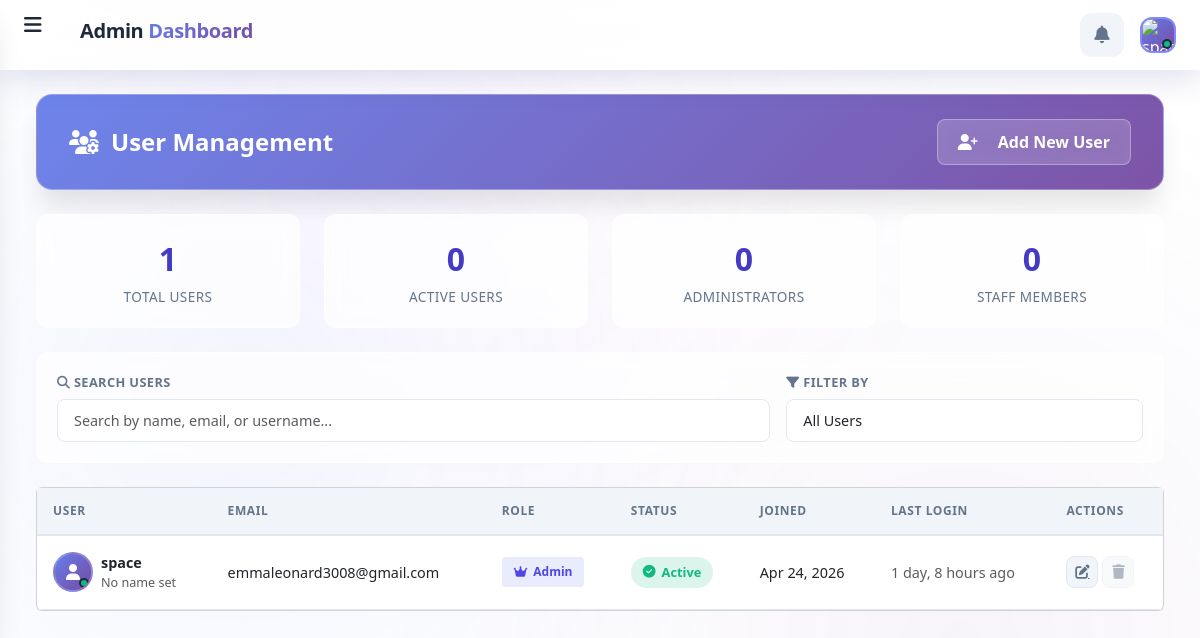
/accounts/users/ (signed in), run on the app's committed database.
### users/models.py (models this page shows, shortened)
class User(AbstractBaseUser, PermissionsMixin):
    ROLE_CHOICES = [
        ('admin', 'Admin'),
        ('chairperson', 'Chairperson'),
        ('vice_chairperson', 'Vice Chairperson'),
        ('secretary', 'Secretary'),
        ('accountant', 'Accountant'),
        ('treasurer', 'Treasurer'),
        ('member', 'Member'),
        ('active_member', 'Active Member'),
        ('priest', 'Priest'),
        ('catechist', 'Catechist'),
        ('coordinator', 'Coordinator'),
        ('liturgical', 'Liturgical'),
        ('evangelization', 'Evangelization'),
        ('youth', 'Youth'),
        ('choir', 'Choir'),
        ('reader', 'Reader'),
    ]
    LANGUAGE_CHOICES = [
        ('en', 'English'),
        ('sw', 'Swahili'),
    ]
    APPROVER_ROLES = ('admin', 'priest', 'chairperson', 'secretary', 'catechist')
    username = models.CharField(max_length=255, unique=True)
    email = models.EmailField(max_length=255, unique=True, null=True, blank=True)
    firstname = models.CharField(max_length=30, null=True, blank=True)
    lastname = models.CharField(max_length=30, null=True, blank=True)
    phone = models.CharField(max_length=15, blank=True, null=True)
    roles = models.CharField(max_length=50, choices=ROLE_CHOICES, default='member')
    preferred_language = models.CharField(max_length=10, choices=LANGUAGE_CHOICES, default='en',
                                          help_text="User's preferred language for the interface")
    is_active = models.BooleanField(default=True)
    is_staff = models.BooleanField(default=False)
    is_verified = models.BooleanField(default=False)
    force_password_change = models.BooleanField(default=False)
    password_changed_at = models.DateTimeField(null=True, blank=True)
    date_joined = models.DateTimeField(default=timezone.now)
    pos_pin = models.CharField(max_length=4, blank=True, null=True, help_text="4-digit PIN for POS access")
    objects = ManagerUser()
    USERNAME_FIELD = 'username' # primary identifier for django auth
    REQUIRED_FIELDS = ['email']     # required when creating superuser
    def get_full_name(self):
        return f"{self.firstname} {self.lastname}".strip()
    def is_approver(self):
        return self.roles in self.APPROVER_ROLES or self.is_superuser or self.is_staff

### users/views.py (the view)
# urls.py: path('users/', list_users, name='list_users'),
@login_required
@user_passes_test(is_admin)
def list_users(request):
    allowed_roles = [
        'admin', 'chairperson', 'vice_chairperson', 'secretary',
        'accountant', 'treasurer', 'member', 'active_member',
        'priest', 'catechist', 'coordinator'
    ]
    users = User.objects.filter(
        roles__in=allowed_roles
    ).exclude(
        church_member__isnull=False
    ).order_by('-date_joined')
    from django.core.paginator import Paginator
    paginator = Paginator(users, 20)
    page_number = request.GET.get('page')
    page_obj = paginator.get_page(page_number)
    users_with_profiles = []
    for user in page_obj:
        users_with_profiles.append({
            'id': user.id,
            'username': user.username,
            'email': user.email,
            'first_name': user.firstname,
            'last_name': user.lastname,
            'roles': user.roles,
            'is_active': user.is_active,
            'date_joined': user.date_joined,
            'is_superuser': user.is_superuser,
            'is_staff': user.is_staff,
            'last_login': user.last_login,
        })
    context = {
        'page_obj': page_obj,
        'users': users_with_profiles,
    }
    return render(request, 'registration/list_users.html', context)

### templates/registration/list_users.html (shortened to what this page needs)
{% extends 'base.html' %}
{% load static %}
{% block internal_style %}
<link href="{% static 'style/css/glassmorphism.css' %}" rel="stylesheet">
{% endblock internal_style %}
{% block content %}
<div class="container-fluid">
    <div class="users-hero">
        <div>
            <h1><i class="fas fa-users-cog"></i>User Management</h1>
        </div>
        <a href="{% url 'add_user' %}" class="btn-create">
            <i class="fas fa-user-plus"></i>Add New User
        </a>
    </div>
    <div class="row mb-4">
        <div class="col-md-3">
            <div class="stat-card primary">
                <div class="stat-value">{{ users|length }}</div>
                <div class="stat-label">Total Users</div>
            </div>
        </div>
        <div class="col-md-3">
            <div class="stat-card success">
                <div class="stat-value">
                    {% with active_count=0 %}
                        {{ active_count }}
                    {% endwith %}
                </div>
                <div class="stat-label">Active Users</div>
            </div>
        </div>
        <div class="col-md-3">
            <div class="stat-card warning">
                <div class="stat-value">
                    {% with admin_count=0 %}
                        {{ admin_count }}
                    {% endwith %}
                </div>
                <div class="stat-label">Administrators</div>
            </div>
        </div>
        <div class="col-md-3">
            <div class="stat-card danger">
                <div class="stat-value">
                    {% with staff_count=0 %}
                        {{ staff_count }}
                    {% endwith %}
                </div>
                <div class="stat-label">Staff Members</div>
            </div>
        </div>
    </div>
    <div class="filter-card">
        <div class="card-body">
            <div class="filter-row">
                <div class="filter-group">
                    <label><i class="fas fa-search"></i> Search Users</label>
                    <input type="text" class="form-control" id="userSearch" placeholder="Search by name, email, or username...">
                </div>
                <div class="filter-group">
                    <label><i class="fas fa-filter"></i> Filter By</label>
                    <select class="form-control" id="userFilter">
                        <option value="all">All Users</option>
                    </select>
                </div>
            </div>
        </div>
    </div>
    <div class="card">
        <div class="card-body p-0">
            <div class="table-responsive">
                <table class="users-table" id="usersTable">
                    <thead>
                        <tr>
                            <th>User</th>
                            <th>Email</th>
                            <th>Role</th>
                            <th>Status</th>
                            <th>Joined</th>
                            <th>Last Login</th>
                            <th>Actions</th>
                        </tr>
                    </thead>
                    <tbody>
                        {% for user in users %}
                        <tr class="user-row"
                            data-username="{{ user.username|lower }}"
                            data-email="{{ user.email|lower }}"
                            data-name="{{ user.first_name|lower }} {{ user.last_name|lower }}"
                            data-status="{% if user.is_active %}active{% else %}inactive{% endif %}"
                            data-role="{% if user.is_superuser %}admin{% elif user.is_staff %}staff{% else %}member{% endif %}">
                            <td>
                                <div class="d-flex align-items-center">
                                    <div class="user-avatar me-2">
                                        <i class="fas fa-user"></i>
                                    </div>
                                    <div>
                                        <strong>{{ user.username }}</strong>
                                        <div class="text-muted small">
                                            {% if user.first_name or user.last_name %}
                                                {{ user.first_name }} {{ user.last_name }}
                                            {% else %}
                                                No name set
                                            {% endif %}
                                        </div>
                                    </div>
                                </div>
                            </td>
                            <td>{{ user.email|default:"No email" }}</td>
                            <td>
                                {% if user.is_superuser %}
                                    <span class="role-badge admin">
                                        <i class="fas fa-crown"></i> Admin
                                    </span>
                                {% elif user.is_staff %}
                                    <span class="role-badge staff">
                                        <i class="fas fa-user-tie"></i> Staff
                                    </span>
                                {% elif user.roles == 'priest' %}
                                    <span class="role-badge priest">
                                        <i class="fas fa-cross"></i> Priest
                                    </span>
                                {% else %}
                                    <span class="role-badge member">
                                        <i class="fas fa-user"></i> {{ user.roles|default:"Member"|title }}
                                    </span>
                                {% endif %}
                            </td>
                            <td>
                                {% if user.is_active %}
                                    <span class="status-badge active">
                                        <i class="fas fa-check-circle"></i> Active
                                    </span>
                                {% else %}
                                    <span class="status-badge inactive">
                                        <i class="fas fa-times-circle"></i> Inactive
                                    </span>
                                {% endif %}
                            </td>
                            <td>{{ user.date_joined|date:"M d, Y" }}</td>
                            <td>
                                {% if user.last_login %}
                                    <span class="text-muted">{{ user.last_login|timesince }} ago</span>
                                {% else %}
                                    <span class="text-muted">Never</span>
                                {% endif %}
                            </td>
                            <td>
                                <div class="d-flex gap-1">
                                    <a href="{% url 'edit_user' user.id %}" class="btn-action edit" title="Edit User">
                                        <i class="fas fa-edit"></i>
                                    </a>
                                    {% if user.id != request.user.id %}
                                    <button class="btn-action delete" data-user-id="{{ user.id }}" data-username="{{ user.username }}" title="Delete User">
                                        <i class="fas fa-trash"></i>
                                    </button>
                                    {% else %}
                                    <button class="btn-action" disabled title="Cannot delete yourself">
                                        <i class="fas fa-trash"></i>
                                    </button>
                                    {% endif %}
                                </div>
                            </td>
                        </tr>
                        {% endfor %}
                    </tbody>
                </table>
            </div>
        </div>
    </div>
</div>
{% endblock content %}

### data on the page
User: username "space", email "emmaleonard3008@gmail.com", date_joined "Apr 24, 2026", last_login "1 day, 8 hours"

### other printed values
{{ users|length }} "1"
{{ active_count }} "0"
{{ admin_count }} "0"
{{ staff_count }} "0"
